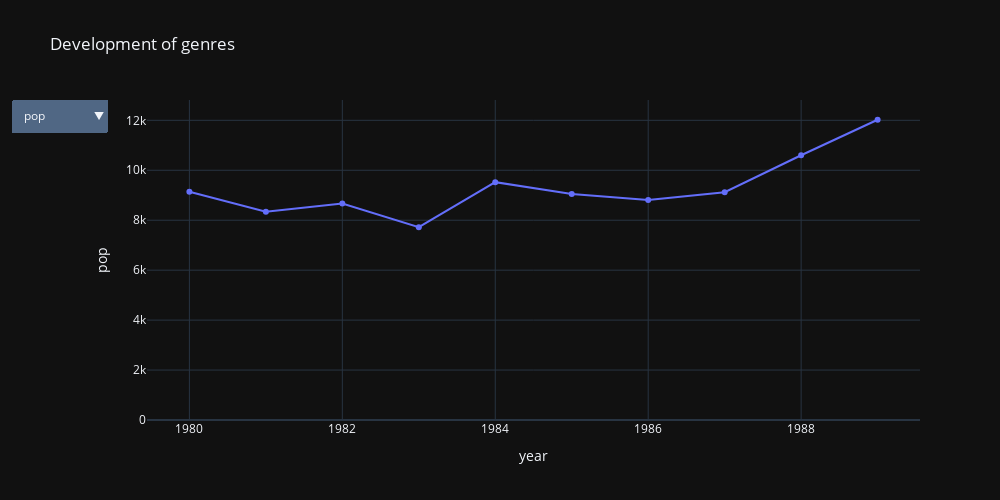

Notebook source saved alongside this figure:
### Code cell
# Create the initial scatter plot
fig = go.Figure()

fig.add_trace(go.Scatter(
    x=dev_genres_df['year'],
    y=dev_genres_df['pop'],
    #mode='markers',
    name='Pop'
))

# Create the dropdown menu
dropdown_menu = go.layout.Updatemenu(
    buttons=list([
        dict(
            args=[
                {'y': [dev_genres_df[option]]}, 
                {'yaxis': {
                    'title': option.capitalize(),
                    'rangemode':'tozero'
                }}
            ],
            label=option,
            method='update'
        )
        for option in features
    ]),
    direction='down',
    showactive=True,
)

# Update the layout with dropdown menu and initial y-axis title
fig.update_layout(
    height = FIG_HEIGHT,
    width = FIG_WIDTH,
    updatemenus=[dropdown_menu],
    yaxis_title='pop',
    xaxis_title='year',
    title='Development of genres',
    template='plotly_dark',
    yaxis_rangemode='tozero'
)

fig.show()

### Figure 1 — Plotly figure (JSON) as saved in the notebook; plotly's stock layout.template omitted (floating-point values rounded to 4 significant figures)
{"data": [{"name": "Pop", "type": "scatter", "x": [1980, 1981, 1982, 1983, 1984, 1985, 1986, 1987, 1988, 1989], "y": [9141, 8338, 8671, 7722, 9524, 9051, 8811, 9119, 10602, 12023]}], "layout": {"height": 500, "title": {"text": "Development of genres"}, "updatemenus": [{"buttons": [{"args": [{"y": [[9141, 8338, 8671, 7722, 9524, 9051, 8811, 9119, 10602, 12023]]}, {"yaxis": {"rangemode": "tozero", "title": "Pop"}}], "label": "pop", "method": "update"}, {"args": [{"y": [[6667, 6662, 7036, 6826, 6970, 7210, 7274, 8672, 8696, 9724]]}, {"yaxis": {"rangemode": "tozero", "title": "Rock"}}], "label": "rock", "method": "update"}, {"args": [{"y": [[2003, 2200, 2272, 2165, 2135, 2017, 2056, 2010, 2395, 2340]]}, {"yaxis": {"rangemode": "tozero", "title": "Punk"}}], "label": "punk", "method": "update"}, {"args": [{"y": [[694, 686, 735, 1004, 1399, 1431, 1598, 2097, 2081, 2338]]}, {"yaxis": {"rangemode": "tozero", "title": "Metal"}}], "label": "metal", "method": "update"}, {"args": [{"y": [[1340, 1421, 0, 1135, 982, 1215, 1240, 1416, 1466, 1459]]}, {"yaxis": {"rangemode": "tozero", "title": "Country"}}], "label": "country", "method": "update"}, {"args": [{"y": [[885, 805, 1001, 1010, 1099, 1001, 1036, 1288, 1103, 1149]]}, {"yaxis": {"rangemode": "tozero", "title": "Hard-rock"}}], "label": "hard-rock", "method": "update"}, {"args": [{"y": [[584, 611, 807, 695, 823, 815, 1080, 1292, 1714, 1793]]}, {"yaxis": {"rangemode": "tozero", "title": "German"}}], "label": "german", "method": "update"}, {"args": [{"y": [[907, 920, 807, 838, 878, 755, 853, 905, 926, 1005]]}, {"yaxis": {"rangemode": "tozero", "title": "Punk-rock"}}], "label": "punk-rock", "method": "update"}, {"args": [{"y": [[933, 806, 774, 710, 711, 458, 638, 816, 1059, 1475]]}, {"yaxis": {"rangemode": "tozero", "title": "Blues"}}], "label": "blues", "method": "update"}, {"args": [{"y": [[774, 903, 774, 809, 739, 760, 669, 795, 845, 1100]]}, {"yaxis": {"rangemode": "tozero", "title": "Swedish"}}], "label": "swedish", "method": "update"}], "direction": "down", "showactive": true}], "width": 1000, "xaxis": {"autorange": true, "range": [1979.0, 1990.0], "title": {"text": "year"}, "type": "linear"}, "yaxis": {"autorange": true, "range": [0, 12810.0], "rangemode": "tozero", "title": {"text": "pop"}, "type": "linear"}}}
